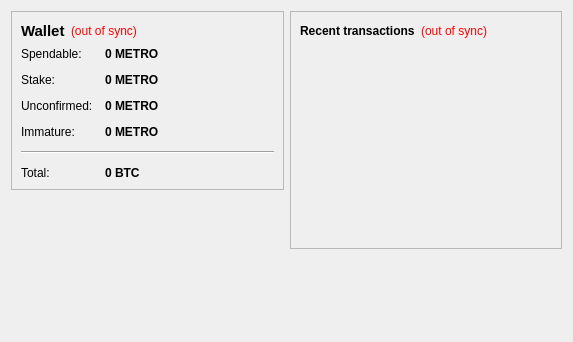
<?xml version="1.0" encoding="UTF-8"?>
<ui version="4.0">
 <class>OverviewPage</class>
 <widget class="QWidget" name="OverviewPage">
  <property name="geometry">
   <rect>
    <x>0</x>
    <y>0</y>
    <width>573</width>
    <height>342</height>
   </rect>
  </property>
  <property name="windowTitle">
   <string>Form</string>
  </property>
  <layout class="QHBoxLayout" name="horizontalLayout" stretch="1,1">
   <item>
    <layout class="QVBoxLayout" name="verticalLayout_2">
     <item>
      <widget class="QFrame" name="frame">
       <property name="frameShape">
        <enum>QFrame::StyledPanel</enum>
       </property>
       <property name="frameShadow">
        <enum>QFrame::Raised</enum>
       </property>
       <layout class="QVBoxLayout" name="verticalLayout_4">
        <item>
         <layout class="QHBoxLayout" name="horizontalLayout_4">
          <item>
           <widget class="QLabel" name="label_5">
            <property name="font">
             <font>
              <pointsize>11</pointsize>
              <weight>75</weight>
              <bold>true</bold>
             </font>
            </property>
            <property name="text">
             <string>Wallet</string>
            </property>
           </widget>
          </item>
          <item>
           <widget class="QLabel" name="labelWalletStatus">
            <property name="toolTip">
             <string>The displayed information may be out of date. Your wallet automatically synchronizes with the METRO network after a connection is established, but this process has not completed yet.</string>
            </property>
            <property name="styleSheet">
             <string notr="true">QLabel { color: red; }</string>
            </property>
            <property name="text">
             <string notr="true">(out of sync)</string>
            </property>
            <property name="alignment">
             <set>Qt::AlignLeading|Qt::AlignLeft|Qt::AlignVCenter</set>
            </property>
           </widget>
          </item>
          <item>
           <spacer name="horizontalSpacer_2">
            <property name="orientation">
             <enum>Qt::Horizontal</enum>
            </property>
            <property name="sizeHint" stdset="0">
             <size>
              <width>40</width>
              <height>20</height>
             </size>
            </property>
           </spacer>
          </item>
         </layout>
        </item>
        <item>
         <layout class="QFormLayout" name="formLayout_2">
          <property name="fieldGrowthPolicy">
           <enum>QFormLayout::AllNonFixedFieldsGrow</enum>
          </property>
          <property name="horizontalSpacing">
           <number>12</number>
          </property>
          <property name="verticalSpacing">
           <number>12</number>
          </property>
          <item row="0" column="0">
           <widget class="QLabel" name="label">
            <property name="text">
             <string>Spendable:</string>
            </property>
           </widget>
          </item>
          <item row="0" column="1">
           <widget class="QLabel" name="labelBalance">
            <property name="font">
             <font>
              <weight>75</weight>
              <bold>true</bold>
             </font>
            </property>
            <property name="cursor">
             <cursorShape>IBeamCursor</cursorShape>
            </property>
            <property name="toolTip">
             <string>Your current spendable balance</string>
            </property>
            <property name="text">
             <string notr="true">0 METRO</string>
            </property>
            <property name="textInteractionFlags">
             <set>Qt::LinksAccessibleByMouse|Qt::TextSelectableByKeyboard|Qt::TextSelectableByMouse</set>
            </property>
           </widget>
          </item>
          <item row="1" column="0">
           <widget class="QLabel" name="label_6">
            <property name="text">
             <string>Stake:</string>
            </property>
           </widget>
          </item>
          <item row="1" column="1">
           <widget class="QLabel" name="labelStake">
            <property name="font">
             <font>
              <weight>75</weight>
              <bold>true</bold>
             </font>
            </property>
            <property name="cursor">
             <cursorShape>IBeamCursor</cursorShape>
            </property>
            <property name="toolTip">
             <string>Total of coins that was staked, and do not yet count toward the current balance</string>
            </property>
            <property name="text">
             <string notr="true">0 METRO</string>
            </property>
            <property name="textInteractionFlags">
             <set>Qt::LinksAccessibleByMouse|Qt::TextSelectableByKeyboard|Qt::TextSelectableByMouse</set>
            </property>
           </widget>
          </item>
          <item row="2" column="0">
           <widget class="QLabel" name="label_3">
            <property name="text">
             <string>Unconfirmed:</string>
            </property>
           </widget>
          </item>
          <item row="2" column="1">
           <widget class="QLabel" name="labelUnconfirmed">
            <property name="font">
             <font>
              <weight>75</weight>
              <bold>true</bold>
             </font>
            </property>
            <property name="cursor">
             <cursorShape>IBeamCursor</cursorShape>
            </property>
            <property name="toolTip">
             <string>Total of transactions that have yet to be confirmed, and do not yet count toward the current balance</string>
            </property>
            <property name="text">
             <string notr="true">0 METRO</string>
            </property>
            <property name="textInteractionFlags">
             <set>Qt::LinksAccessibleByMouse|Qt::TextSelectableByKeyboard|Qt::TextSelectableByMouse</set>
            </property>
           </widget>
          </item>
          <item row="3" column="0">
           <widget class="QLabel" name="labelImmatureText">
            <property name="text">
             <string>Immature:</string>
            </property>
           </widget>
          </item>
          <item row="3" column="1">
           <widget class="QLabel" name="labelImmature">
            <property name="font">
             <font>
              <weight>75</weight>
              <bold>true</bold>
             </font>
            </property>
            <property name="toolTip">
             <string>Mined balance that has not yet matured</string>
            </property>
            <property name="text">
             <string notr="true">0 METRO</string>
            </property>
            <property name="textInteractionFlags">
             <set>Qt::LinksAccessibleByMouse|Qt::TextSelectableByKeyboard|Qt::TextSelectableByMouse</set>
            </property>
           </widget>
          </item>
          <item row="4" column="0" colspan="2">
           <widget class="Line" name="line">
            <property name="orientation">
             <enum>Qt::Horizontal</enum>
            </property>
           </widget>
          </item>
          <item row="5" column="0">
           <widget class="QLabel" name="labelTotalText">
            <property name="text">
             <string>Total:</string>
            </property>
           </widget>
          </item>
          <item row="5" column="1">
           <widget class="QLabel" name="labelTotal">
            <property name="font">
             <font>
              <weight>75</weight>
              <bold>true</bold>
             </font>
            </property>
            <property name="cursor">
             <cursorShape>IBeamCursor</cursorShape>
            </property>
            <property name="toolTip">
             <string>Your current total balance</string>
            </property>
            <property name="text">
             <string notr="true">0 BTC</string>
            </property>
            <property name="textInteractionFlags">
             <set>Qt::LinksAccessibleByMouse|Qt::TextSelectableByKeyboard|Qt::TextSelectableByMouse</set>
            </property>
           </widget>
          </item>
         </layout>
        </item>
       </layout>
      </widget>
     </item>
     <item>
      <spacer name="verticalSpacer">
       <property name="orientation">
        <enum>Qt::Vertical</enum>
       </property>
       <property name="sizeHint" stdset="0">
        <size>
         <width>20</width>
         <height>40</height>
        </size>
       </property>
      </spacer>
     </item>
    </layout>
   </item>
   <item>
    <layout class="QVBoxLayout" name="verticalLayout_3">
     <item>
      <widget class="QFrame" name="frame_2">
       <property name="frameShape">
        <enum>QFrame::StyledPanel</enum>
       </property>
       <property name="frameShadow">
        <enum>QFrame::Raised</enum>
       </property>
       <layout class="QVBoxLayout" name="verticalLayout">
        <item>
         <layout class="QHBoxLayout" name="horizontalLayout_2">
          <item>
           <widget class="QLabel" name="label_4">
            <property name="text">
             <string>&lt;b&gt;Recent transactions&lt;/b&gt;</string>
            </property>
           </widget>
          </item>
          <item>
           <widget class="QLabel" name="labelTransactionsStatus">
            <property name="toolTip">
             <string>The displayed information may be out of date. Your wallet automatically synchronizes with the METRO network after a connection is established, but this process has not completed yet.</string>
            </property>
            <property name="styleSheet">
             <string notr="true">QLabel { color: red; }</string>
            </property>
            <property name="text">
             <string notr="true">(out of sync)</string>
            </property>
            <property name="alignment">
             <set>Qt::AlignRight|Qt::AlignTrailing|Qt::AlignVCenter</set>
            </property>
           </widget>
          </item>
          <item>
           <spacer name="horizontalSpacer">
            <property name="orientation">
             <enum>Qt::Horizontal</enum>
            </property>
            <property name="sizeHint" stdset="0">
             <size>
              <width>40</width>
              <height>20</height>
             </size>
            </property>
           </spacer>
          </item>
         </layout>
        </item>
        <item>
         <widget class="QListView" name="listTransactions">
          <property name="styleSheet">
           <string notr="true">QListView { background: transparent; }</string>
          </property>
          <property name="frameShape">
           <enum>QFrame::NoFrame</enum>
          </property>
          <property name="verticalScrollBarPolicy">
           <enum>Qt::ScrollBarAlwaysOff</enum>
          </property>
          <property name="horizontalScrollBarPolicy">
           <enum>Qt::ScrollBarAlwaysOff</enum>
          </property>
          <property name="selectionMode">
           <enum>QAbstractItemView::NoSelection</enum>
          </property>
         </widget>
        </item>
       </layout>
      </widget>
     </item>
     <item>
      <spacer name="verticalSpacer_2">
       <property name="orientation">
        <enum>Qt::Vertical</enum>
       </property>
       <property name="sizeHint" stdset="0">
        <size>
         <width>20</width>
         <height>40</height>
        </size>
       </property>
      </spacer>
     </item>
    </layout>
   </item>
  </layout>
 </widget>
 <resources/>
 <connections/>
</ui>
